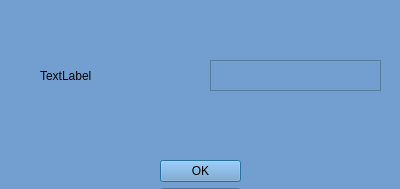
<?xml version="1.0" encoding="UTF-8"?>
<ui version="4.0">
 <class>Dialog</class>
 <widget class="QDialog" name="Dialog">
  <property name="geometry">
   <rect>
    <x>0</x>
    <y>0</y>
    <width>400</width>
    <height>189</height>
   </rect>
  </property>
  <property name="windowTitle">
   <string>Dialog</string>
  </property>
  <property name="styleSheet">
   <string notr="true">background-color: rgb(114, 159, 207);</string>
  </property>
  <widget class="QDialogButtonBox" name="buttonBox">
   <property name="geometry">
    <rect>
     <x>160</x>
     <y>160</y>
     <width>81</width>
     <height>241</height>
    </rect>
   </property>
   <property name="orientation">
    <enum>Qt::Vertical</enum>
   </property>
   <property name="standardButtons">
    <set>QDialogButtonBox::Cancel|QDialogButtonBox::Ok</set>
   </property>
  </widget>
  <widget class="QLabel" name="label">
   <property name="geometry">
    <rect>
     <x>40</x>
     <y>60</y>
     <width>141</width>
     <height>31</height>
    </rect>
   </property>
   <property name="styleSheet">
    <string notr="true">background-color: rgb(114, 159, 207);</string>
   </property>
   <property name="text">
    <string>TextLabel</string>
   </property>
  </widget>
  <widget class="QTextEdit" name="textEdit">
   <property name="geometry">
    <rect>
     <x>210</x>
     <y>60</y>
     <width>171</width>
     <height>31</height>
    </rect>
   </property>
   <property name="styleSheet">
    <string notr="true">background-color: rgb(114, 159, 207);</string>
   </property>
   <property name="html">
    <string>&lt;!DOCTYPE HTML PUBLIC &quot;-//W3C//DTD HTML 4.0//EN&quot; &quot;http://www.w3.org/TR/REC-html40/strict.dtd&quot;&gt;
&lt;html&gt;&lt;head&gt;&lt;meta name=&quot;qrichtext&quot; content=&quot;1&quot; /&gt;&lt;style type=&quot;text/css&quot;&gt;
p, li { white-space: pre-wrap; }
&lt;/style&gt;&lt;/head&gt;&lt;body style=&quot; font-family:'Ubuntu'; font-size:11pt; font-weight:400; font-style:normal;&quot;&gt;
&lt;p style=&quot;-qt-paragraph-type:empty; margin-top:0px; margin-bottom:0px; margin-left:0px; margin-right:0px; -qt-block-indent:0; text-indent:0px;&quot;&gt;&lt;br /&gt;&lt;/p&gt;&lt;/body&gt;&lt;/html&gt;</string>
   </property>
  </widget>
 </widget>
 <resources/>
 <connections>
  <connection>
   <sender>buttonBox</sender>
   <signal>accepted()</signal>
   <receiver>Dialog</receiver>
   <slot>accept()</slot>
   <hints>
    <hint type="sourcelabel">
     <x>248</x>
     <y>254</y>
    </hint>
    <hint type="destinationlabel">
     <x>157</x>
     <y>274</y>
    </hint>
   </hints>
  </connection>
  <connection>
   <sender>buttonBox</sender>
   <signal>rejected()</signal>
   <receiver>Dialog</receiver>
   <slot>reject()</slot>
   <hints>
    <hint type="sourcelabel">
     <x>316</x>
     <y>260</y>
    </hint>
    <hint type="destinationlabel">
     <x>286</x>
     <y>274</y>
    </hint>
   </hints>
  </connection>
 </connections>
</ui>
